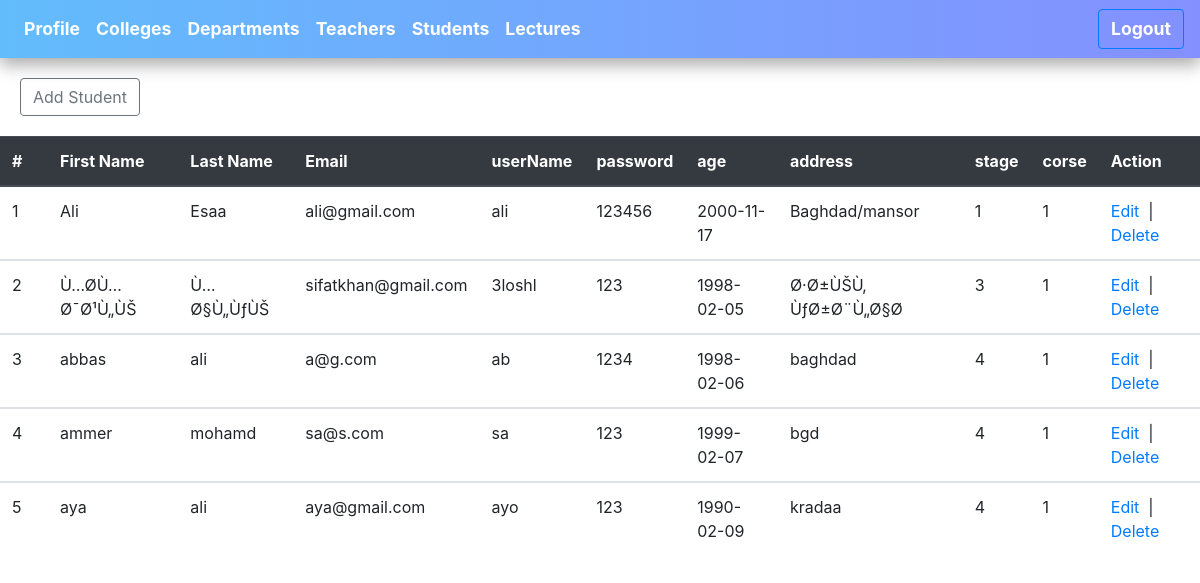
Before: /student/Student.php (signed in) with the older database file.
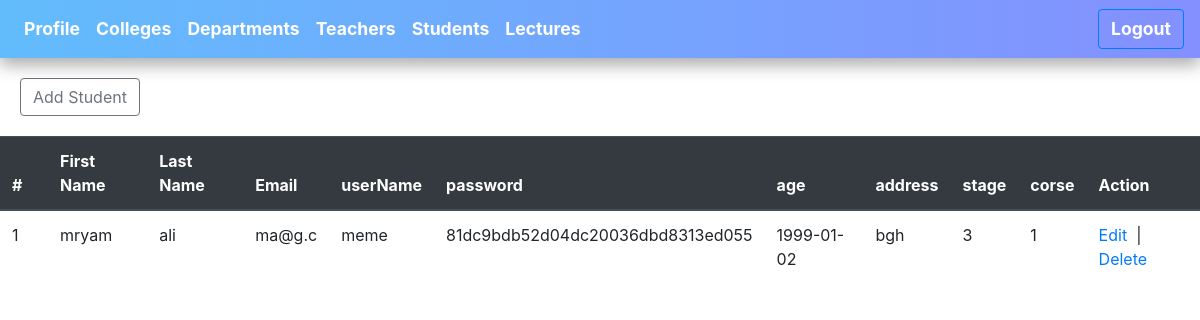
After: the same page with the newer database file.
### tables this page shows
CREATE TABLE `student` (
  `ID_stu` int(11) NOT NULL,
  `stu_first_name` varchar(20) NOT NULL,
  `stu_last_name` varchar(20) NOT NULL,
  `stu_email` varchar(25) NOT NULL,
  `stu_user_name` varchar(20) NOT NULL,
  `stu_password` varchar(60) NOT NULL,
  `stu_age` date NOT NULL,
  `stu_address` varchar(20) NOT NULL,
  `stu_stage` int(11) NOT NULL,
  `stu_status` tinyint(4) NOT NULL,
  `corse` int(11) NOT NULL,
  `dep_id` int(11) DEFAULT NULL
);

### student/Student.php (the view, shortened to what this page needs)
<?php
$host = "localhost";
$user = "root";
$password = "";
$db = "unvdb";
$link = mysqli_connect($host,$user,$password,$db);
?>
<!DOCTYPE html>
<html>
<head>
<link rel="stylesheet" href="https://cdnjs.cloudflare.com/ajax/libs/uikit/3.0.3/css/uikit.min.css" />
<link rel="stylesheet" href="https://stackpath.bootstrapcdn.com/bootstrap/4.2.1/css/bootstrap.min.css">
<link rel="stylesheet" href="../css/style3.css" type="text/css" >
</head>
<body>
<nav class="navbar navbar-expand-lg navbar-light bg-light navCol">
  <div class="collapse navbar-collapse " id="navbarNav">
    <ul class="navbar-nav">
    <li class="nav-item">
    <a class="nav-link " id="icol" href="../welcomeAdmin.php">Profile</a>
    </li>
      <li class="nav-item">
      <a class="nav-link " id="icol" href="../college/college.php">Colleges</a>
      </li>
      <li class="nav-item">
      <a class="nav-link " id="icol" href="../Deb/Deb.php">Departments</a>
      </li>
      <li class="nav-item">
      <a class="nav-link " id="icol" href="../teacher/Teacher.php">Teachers</a>
      </li>
      <li class="nav-item">
      <a class="nav-link " id="icol" href="Student.php">Students</a>
      </li>
      <li class="nav-item">
      <a class="nav-link " id="icol" href="../lec/lec.php">Lectures</a>
      </li>
    </ul>
  </div>
  <button type="button" class="btn btn-outline-primary "> <a id="icol" href="../logOut.php">Logout</a></button>
</nav>
<div class="butadd">
    <a href="addStudent.php"><button type="button" class="btn btn-outline-secondary">Add Student</button></a>
</div>
<?php
if (isset($_SESSION['email']) == true) {
    $sql = "select * from student";
    $result = mysqli_query($link, $sql);
    ?>
<table class="table">
  <thead class="thead-dark">
    <tr>
      <th scope="col" width="4%">#</th>
      <th scope="col" >First Name</th>
      <th scope="col" >Last Name</th>
      <th scope="col" >Email</th>
      <th scope="col" >userName</th>
      <th scope="col" >password</th>
      <th scope="col" >age</th>
      <th scope="col" >address</th>
      <th scope="col" >stage</th>
      <th scope="col" >corse</th>
      <th scope="col" >Action</th>
    </tr>
  </thead>
        <?php
        if ($result) {
            $i = 0;
            foreach ($result as $sdata) {
                $i++;
                ?>
<tbody>
    <tr>
    <td><?php echo $i;?></td>
                    <td><?php echo $sdata['stu_first_name']?></td>
                    <td><?php echo $sdata['stu_last_name']?></td>
                    <td><?php echo $sdata['stu_email']?></td>
                    <td><?php echo $sdata['stu_user_name']?></td>
                    <td><?php echo $sdata['stu_password']?></td>
                    <td><?php echo $sdata['stu_age']?></td>
                    <td><?php echo $sdata['stu_address']?></td>
                    <td><?php echo $sdata['stu_stage']?></td>
                    <td><?php echo $sdata['corse']?></td>
                    <td>
                        <a  href="editStudent.php?id=<?php echo $sdata['ID_stu'];?>">Edit</a>&nbsp&nbsp|&nbsp&nbsp
                        <a  href="deleteStudent.php?id=<?php echo $sdata['ID_stu'];?>">Delete</a>
                    </td>
    </tr>
  </tbody>
            <?php } }else{?>
            <tr><td colspan="5"><h2>No data found</h2></td></tr>
        <?php } ?>
    </table>
    <?php
}else{
    header("location: loginAdmin.php");
}
?>
</body>
</html>

### css/style3.css (style rules this page uses)
.navCol { box-shadow: 0 6px 15px 0 rgba(0, 0, 0, 0.2), 0 6px 20px 0 rgba(0, 0, 0, 0.19); background-image: linear-gradient(to right, #62BCFC , #8490FF); }
#icol { color:white; font-size: 1.1rem; font-weight: bold; }
.butadd { padding: 20px; }

Changed rows visible on the page:
removed student: stu_first_name "Ali", stu_last_name "Esaa", stu_email "ali@gmail.com", stu_user_name "ali", stu_password "123456", stu_age "2000-11-17", stu_address "Baghdad/mansor", stu_stage "1", corse "1"
removed student: stu_first_name "Ù…Ø­Ù…Ø¯Ø¹Ù„ÙŠ", stu_last_name "Ù…Ø§Ù„ÙƒÙŠ", stu_email "sifatkhan@gmail.com", stu_user_name "3loshl", stu_password "123", stu_age "1998-02-05", stu_address "Ø·Ø±ÙŠÙ‚ ÙƒØ±Ø¨Ù„Ø§Ø", stu_stage "3", corse "1"
removed student: stu_first_name "abbas", stu_last_name "ali", stu_email "a@g.com", stu_user_name "ab", stu_password "1234", stu_age "1998-02-06", stu_address "baghdad", stu_stage "4", corse "1"
removed student: stu_first_name "ammer", stu_last_name "mohamd", stu_email "sa@s.com", stu_user_name "sa", stu_password "123", stu_age "1999-02-07", stu_address "bgd", stu_stage "4", corse "1"
removed student: stu_first_name "aya", stu_last_name "ali", stu_email "aya@gmail.com", stu_user_name "ayo", stu_password "123", stu_age "1990-02-09", stu_address "kradaa", stu_stage "4", corse "1"
added student: stu_first_name "mryam", stu_last_name "ali", stu_email "ma@g.c", stu_user_name "meme", stu_password "81dc9bdb52d04dc20036dbd8313ed055", stu_age "1999-01-02", stu_address "bgh", stu_stage "3", corse "1"
